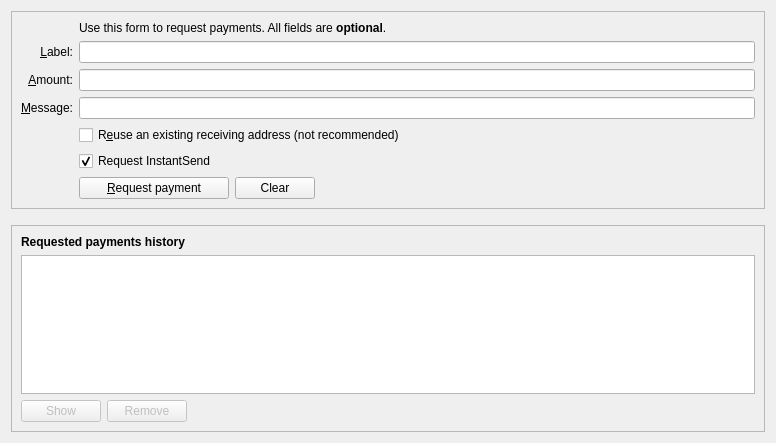
<?xml version="1.0" encoding="UTF-8"?>
<ui version="4.0">
 <class>ReceiveCoinsDialog</class>
 <widget class="QWidget" name="ReceiveCoinsDialog">
  <property name="geometry">
   <rect>
    <x>0</x>
    <y>0</y>
    <width>776</width>
    <height>443</height>
   </rect>
  </property>
  <layout class="QVBoxLayout" name="verticalLayout" stretch="0,0,1">
   <item>
    <widget class="QFrame" name="frame2">
     <property name="sizePolicy">
      <sizepolicy hsizetype="Preferred" vsizetype="Expanding">
       <horstretch>0</horstretch>
       <verstretch>0</verstretch>
      </sizepolicy>
     </property>
     <property name="frameShape">
      <enum>QFrame::StyledPanel</enum>
     </property>
     <property name="frameShadow">
      <enum>QFrame::Sunken</enum>
     </property>
     <layout class="QVBoxLayout" name="verticalLayout_3">
      <item>
       <layout class="QGridLayout" name="gridLayout">
        <item row="7" column="2">
         <widget class="QCheckBox" name="reuseAddress">
          <property name="toolTip">
           <string>Reuse one of the previously used receiving addresses.&lt;br&gt;Reusing addresses has security and privacy issues.&lt;br&gt;Do not use this unless re-generating a payment request made before.</string>
          </property>
          <property name="text">
           <string>R&amp;euse an existing receiving address (not recommended)</string>
          </property>
         </widget>
        </item>
        <item row="7" column="0">
         <widget class="QLabel" name="label_4">
          <property name="text">
           <string/>
          </property>
         </widget>
        </item>
        <item row="6" column="0">
         <widget class="QLabel" name="label_3">
          <property name="toolTip">
           <string>An optional message to attach to the payment request, which will be displayed when the request is opened. Note: The message will not be sent with the payment over the Yrmixcoin network.</string>
          </property>
          <property name="text">
           <string>&amp;Message:</string>
          </property>
          <property name="alignment">
           <set>Qt::AlignRight|Qt::AlignTrailing|Qt::AlignVCenter</set>
          </property>
          <property name="buddy">
           <cstring>reqMessage</cstring>
          </property>
         </widget>
        </item>
        <item row="4" column="2">
         <widget class="QLineEdit" name="reqLabel">
          <property name="toolTip">
           <string>An optional label to associate with the new receiving address.</string>
          </property>
         </widget>
        </item>
        <item row="6" column="2">
         <widget class="QLineEdit" name="reqMessage">
          <property name="toolTip">
           <string>An optional message to attach to the payment request, which will be displayed when the request is opened.&lt;br&gt;Note: The message will not be sent with the payment over the Yrmixcoin network.</string>
          </property>
         </widget>
        </item>
        <item row="2" column="2">
         <widget class="QLabel" name="label_5">
          <property name="text">
           <string>Use this form to request payments. All fields are &lt;b&gt;optional&lt;/b&gt;.</string>
          </property>
         </widget>
        </item>
        <item row="4" column="0">
         <widget class="QLabel" name="label_2">
          <property name="toolTip">
           <string>An optional label to associate with the new receiving address.</string>
          </property>
          <property name="text">
           <string>&amp;Label:</string>
          </property>
          <property name="alignment">
           <set>Qt::AlignRight|Qt::AlignTrailing|Qt::AlignVCenter</set>
          </property>
          <property name="buddy">
           <cstring>reqLabel</cstring>
          </property>
         </widget>
        </item>
        <item row="5" column="0">
         <widget class="QLabel" name="label">
          <property name="toolTip">
           <string>An optional amount to request. Leave this empty or zero to not request a specific amount.</string>
          </property>
          <property name="text">
           <string>&amp;Amount:</string>
          </property>
          <property name="alignment">
           <set>Qt::AlignRight|Qt::AlignTrailing|Qt::AlignVCenter</set>
          </property>
          <property name="buddy">
           <cstring>reqAmount</cstring>
          </property>
         </widget>
        </item>
        <item row="5" column="2">
         <widget class="BitcoinAmountField" name="reqAmount">
          <property name="minimumSize">
           <size>
            <width>80</width>
            <height>0</height>
           </size>
          </property>
          <property name="toolTip">
           <string>An optional amount to request. Leave this empty or zero to not request a specific amount.</string>
          </property>
         </widget>
        </item>
        <item row="9" column="2">
         <layout class="QHBoxLayout" name="horizontalLayout">
          <item>
           <widget class="QPushButton" name="receiveButton">
            <property name="minimumSize">
             <size>
              <width>150</width>
              <height>0</height>
             </size>
            </property>
            <property name="text">
             <string>&amp;Request payment</string>
            </property>
            <property name="icon">
              <iconset resource="../yrmixcoin.qrc">
              <normaloff>:/icons/receiving_addresses</normaloff>:/icons/receiving_addresses</iconset>
            </property>
           </widget>
          </item>
          <item>
           <widget class="QPushButton" name="clearButton">
            <property name="sizePolicy">
             <sizepolicy hsizetype="Minimum" vsizetype="Fixed">
              <horstretch>0</horstretch>
              <verstretch>0</verstretch>
             </sizepolicy>
            </property>
            <property name="toolTip">
             <string>Clear all fields of the form.</string>
            </property>
            <property name="text">
             <string>Clear</string>
            </property>
            <property name="icon">
              <iconset resource="../yrmixcoin.qrc">
              <normaloff>:/icons/remove</normaloff>:/icons/remove</iconset>
            </property>
            <property name="autoDefault">
             <bool>false</bool>
            </property>
           </widget>
          </item>
          <item>
           <spacer name="horizontalSpacer">
            <property name="orientation">
             <enum>Qt::Horizontal</enum>
            </property>
            <property name="sizeHint" stdset="0">
             <size>
              <width>40</width>
              <height>20</height>
             </size>
            </property>
           </spacer>
          </item>
         </layout>
        </item>
        <item row="9" column="0">
         <widget class="QLabel" name="label_7">
          <property name="text">
           <string/>
          </property>
         </widget>
        </item>
        <item row="8" column="2">
         <widget class="QCheckBox" name="checkUseInstantSend">
          <property name="text">
           <string>Request InstantSend</string>
          </property>
          <property name="checked">
           <bool>true</bool>
          </property>
         </widget>
        </item>
       </layout>
      </item>
     </layout>
    </widget>
   </item>
   <item>
    <spacer name="verticalSpacer_2">
     <property name="orientation">
      <enum>Qt::Vertical</enum>
     </property>
     <property name="sizeHint" stdset="0">
      <size>
       <width>20</width>
       <height>10</height>
      </size>
     </property>
    </spacer>
   </item>
   <item>
    <widget class="QFrame" name="frame">
     <property name="sizePolicy">
      <sizepolicy hsizetype="Preferred" vsizetype="Expanding">
       <horstretch>0</horstretch>
       <verstretch>0</verstretch>
      </sizepolicy>
     </property>
     <property name="frameShape">
      <enum>QFrame::StyledPanel</enum>
     </property>
     <property name="frameShadow">
      <enum>QFrame::Raised</enum>
     </property>
     <layout class="QVBoxLayout" name="verticalLayout_2">
      <item>
       <widget class="QLabel" name="label_6">
        <property name="font">
         <font>
          <weight>75</weight>
          <bold>true</bold>
         </font>
        </property>
        <property name="text">
         <string>Requested payments history</string>
        </property>
       </widget>
      </item>
      <item>
       <widget class="QTableView" name="recentRequestsView">
        <property name="contextMenuPolicy">
         <enum>Qt::CustomContextMenu</enum>
        </property>
        <property name="tabKeyNavigation">
         <bool>false</bool>
        </property>
        <property name="sortingEnabled">
         <bool>true</bool>
        </property>
       </widget>
      </item>
      <item>
       <layout class="QHBoxLayout" name="horizontalLayout_2">
        <item>
         <widget class="QPushButton" name="showRequestButton">
          <property name="enabled">
           <bool>false</bool>
          </property>
          <property name="toolTip">
           <string>Show the selected request (does the same as double clicking an entry)</string>
          </property>
          <property name="text">
           <string>Show</string>
          </property>
          <property name="icon">
           <iconset resource="../yrmixcoin.qrc">
            <normaloff>:/icons/edit</normaloff>:/icons/edit</iconset>
          </property>
          <property name="autoDefault">
           <bool>false</bool>
          </property>
         </widget>
        </item>
        <item>
         <widget class="QPushButton" name="removeRequestButton">
          <property name="enabled">
           <bool>false</bool>
          </property>
          <property name="toolTip">
           <string>Remove the selected entries from the list</string>
          </property>
          <property name="text">
           <string>Remove</string>
          </property>
          <property name="icon">
           <iconset resource="../yrmixcoin.qrc">
            <normaloff>:/icons/remove</normaloff>:/icons/remove</iconset>
          </property>
          <property name="autoDefault">
           <bool>false</bool>
          </property>
         </widget>
        </item>
        <item>
         <spacer name="horizontalSpacer_2">
          <property name="orientation">
           <enum>Qt::Horizontal</enum>
          </property>
          <property name="sizeHint" stdset="0">
           <size>
            <width>40</width>
            <height>20</height>
           </size>
          </property>
         </spacer>
        </item>
       </layout>
      </item>
     </layout>
    </widget>
   </item>
  </layout>
 </widget>
 <customwidgets>
  <customwidget>
   <class>BitcoinAmountField</class>
   <extends>QLineEdit</extends>
   <header>bitcoinamountfield.h</header>
   <container>1</container>
  </customwidget>
 </customwidgets>
 <tabstops>
  <tabstop>reqLabel</tabstop>
  <tabstop>reqAmount</tabstop>
  <tabstop>reqMessage</tabstop>
  <tabstop>reuseAddress</tabstop>
  <tabstop>receiveButton</tabstop>
  <tabstop>clearButton</tabstop>
  <tabstop>recentRequestsView</tabstop>
  <tabstop>showRequestButton</tabstop>
  <tabstop>removeRequestButton</tabstop>
 </tabstops>
 <resources>
  <include location="../yrmixcoin.qrc"/>
 </resources>
 <connections/>
</ui>
